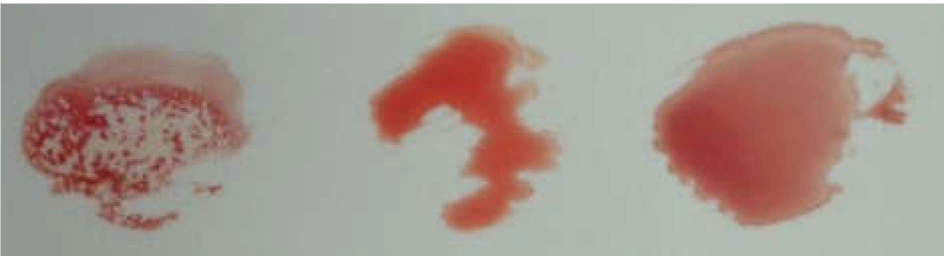
#> input picture im1.png, 1896 x 520 px (shown at 1/2 size)
$ python crop.py   (older library calls are emulated)
#> lines starting #> are read from the running program, lines starting #| are printed output that depends on the picture; after the words box and inside, x2 and y2 are one past the last pixel; in counts of white or black regions, pixels touching at a corner belong together
import cv2
import numpy as np
import matplotlib.pyplot as pyplot

# reading the image
image = cv2.imread("im1.png")
#> image is the input picture: shape (520, 1896, 3); mean B, G, R 144.6, 152.5, 167.9
imb = cv2.resize(image, (960, 340))
imb1 = cv2.resize(image, (960, 340))
imb = cv2.cvtColor(imb, cv2.COLOR_RGB2GRAY)
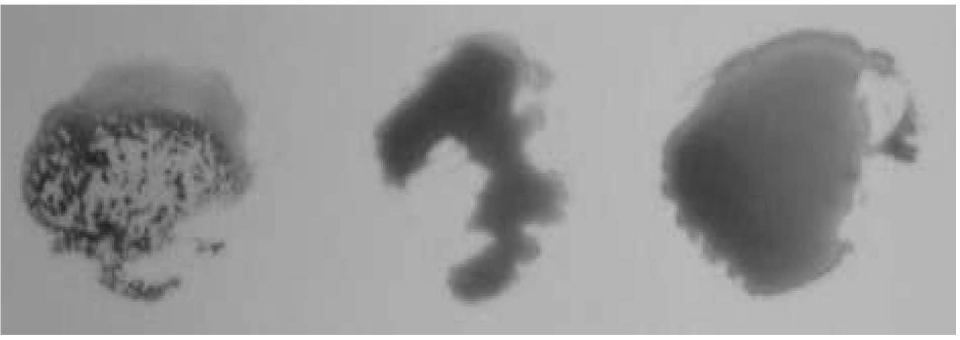
#> imb: shape (340, 960); min 29, max 255, mean 151.9
cv2.imshow("rey", imb)
cv2.waitKey(0)
ret, imb = cv2.threshold(imb, 127, 255, cv2.THRESH_BINARY)
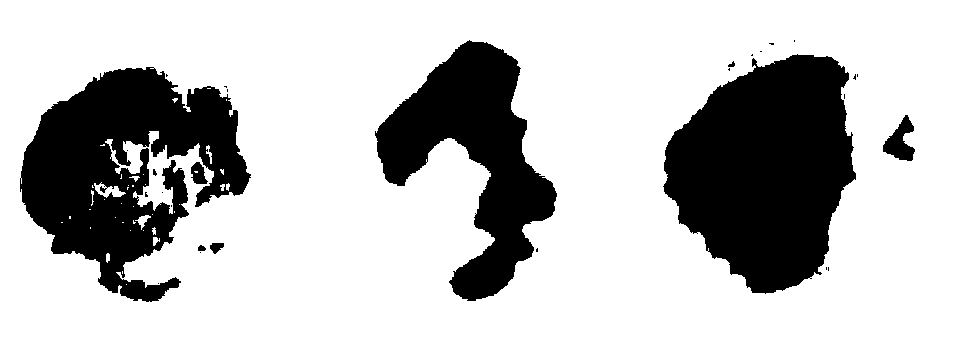
#> imb: shape (340, 960); 74.5% white; 29 black regions (21 under 20 px), largest, box (x1, y1, x2, y2) and area: (663, 54, 856, 294) 32331, (20, 67, 251, 302) 29065, (375, 40, 557, 301) 20537
cv2.imshow("hi", imb)
cv2.waitKey(0)

kernel = np.ones((15, 15), np.uint8)
erosion = cv2.erode(imb, kernel, iterations=1)
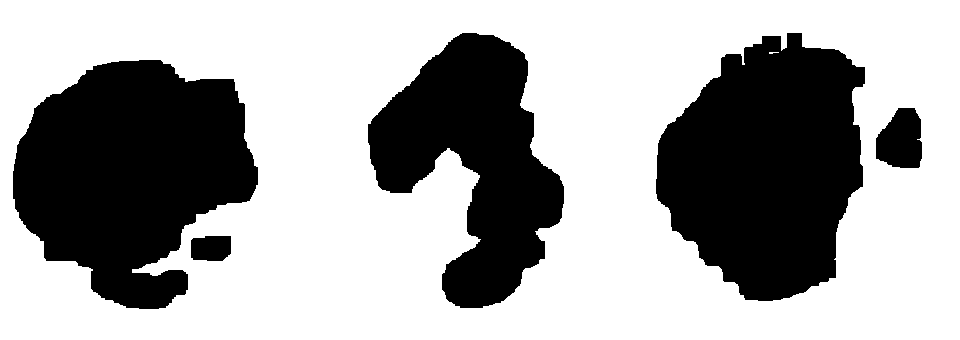
#> erosion: shape (340, 960); 65.2% white; 5 black regions, box (x1, y1, x2, y2) and area: (13, 60, 258, 309) 41292, (656, 33, 865, 301) 40314, (368, 33, 564, 308) 28871, (876, 108, 922, 168) 2190, (191, 236, 231, 261) 916
cv2.imshow('erosion', erosion)
cv2.waitKey(0)
cv2.destroyAllWindows()
# DIALATION OF IMAGE AND MORPHOLOGICAL OPENING
dilation = cv2.dilate(erosion, kernel, iterations=2)
#> dilation: shape (340, 960); 79.5% white; 5 black regions, box (x1, y1, x2, y2) and area: (671, 62, 846, 286) 27007, (28, 75, 240, 284) 26504, (384, 49, 548, 292) 13338, (128, 287, 155, 294) 83, (894, 137, 903, 151) 55
cv2.imshow('dilation', dilation)
#cv2.waitKey(0)
cv2.destroyAllWindows()
edged = cv2.Canny(dilation, 10, 250)
#> edged: shape (340, 960); 0.7% white in thin lines or dots, all inside (x1, y1, x2, y2) = (27, 48, 904, 294)
cv2.imshow("Edges", edged)
#cv2.waitKey(0)
# applying closing function
kernel = cv2.getStructuringElement(cv2.MORPH_RECT, (15, 15))
closed = cv2.morphologyEx(edged, cv2.MORPH_CLOSE, kernel)
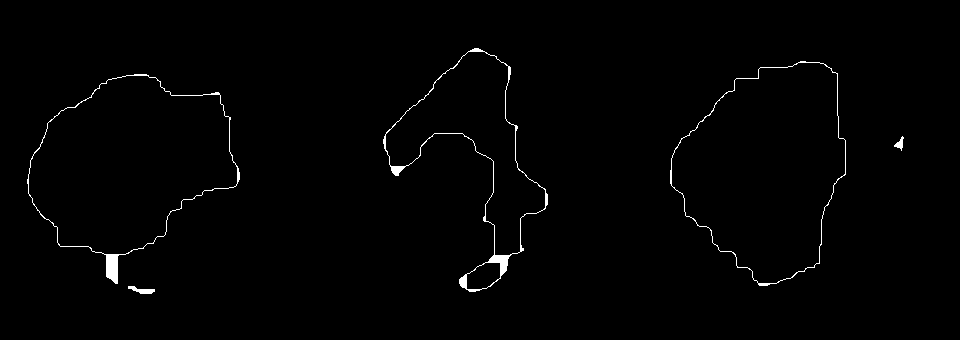
#> closed: shape (340, 960); 0.98% white; 5 white regions
cv2.imshow("Closed", closed)
cv2.waitKey(0)
cv2.destroyAllWindows()

# finding_contours
count=0
index=0
(_,cnts,_) = cv2.findContours(closed.copy(), cv2.RETR_EXTERNAL, cv2.CHAIN_APPROX_NONE)
#> cnts = 5 contours; box (x1, y1, x2, y2) and area: (670, 61, 846, 286) 27008, (27, 74, 240, 284) 26508, (383, 48, 548, 292) 13350, (128, 286, 155, 294) 85, (894, 136, 904, 151) 48
s_no=np.zeros((4))
o_cnts_x=np.zeros((3))
cnts_x=np.zeros((3))
o_cnts=np.zeros((3,4))
contours = sorted(cnts, key=cv2.contourArea, reverse=True)
#> contours has the same summary as cnts
for c in contours :
    if count < 3:
        x, y, w, h = cv2.boundingRect(c)
        cnts_x[count]=x
    count = count + 1
#> this loop made 5 passes
#> (x, y, w, h) on passes 1 to 3: (670, 61, 176, 225), (27, 74, 213, 210), (383, 48, 165, 244)
#> after the loop, cnts_x = [670, 27, 383]; count = 5

o_cnts_x=sorted(cnts_x)
#> o_cnts_x = [27, 383, 670]
count=0

for c in contours :
    if count < 3:
        x, y, w, h = cv2.boundingRect(c)
        if o_cnts_x[0]==x:
            o_cnts[0]=cv2.boundingRect(c)
            s1 = imb1[y - 5:y + h + 5, x - 15:x + w + 5]
    count=count+1
#> this loop made 5 passes
#> pass 2, `s1 = imb1[y - 5:y + h + 5, x - 15:x + w + 5]`:
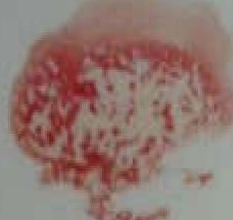
#> s1: shape (220, 233, 3); mean B, G, R 111.5, 118.3, 144.4
#> after the loop, count = 5; o_cnts = [[27, 74, 213, 210], [0, 0, 0, 0], [0, 0, 0, 0]]
count=0
for c in contours:
    if count < 3:
        x, y, w, h = cv2.boundingRect(c)
        x, y, w, h = cv2.boundingRect(c)
        if o_cnts_x[1] == x:
            o_cnts[1] = cv2.boundingRect(c)
            s2 = imb1[y - 5:y + h + 5, x - 15:x + w + 5]
    count = count + 1
#> this loop made 5 passes
#> pass 3, `s2 = imb1[y - 5:y + h + 5, x - 15:x + w + 5]`:
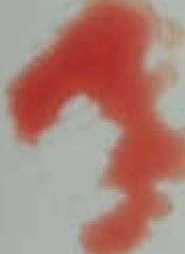
#> s2: shape (254, 185, 3); mean B, G, R 118.9, 130.4, 171.7
#> after the loop, count = 5; o_cnts = [[27, 74, 213, 210], [383, 48, 165, 244], [0, 0, 0, 0]]
count=0
for c in contours:
    if count < 3:
        x, y, w, h = cv2.boundingRect(c)
        if o_cnts_x[2] == x:
            o_cnts[2] = cv2.boundingRect(c)
            s3 = imb1[y - 5:y + h + 5, x - 15:x + w + 5]
    count = count + 1
#> this loop made 5 passes
#> pass 1, `s3 = imb1[y - 5:y + h + 5, x - 15:x + w + 5]`:
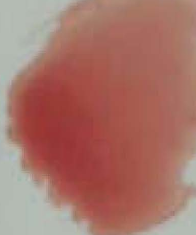
#> s3: shape (235, 196, 3); mean B, G, R 105.1, 115.1, 167.6
#> after the loop, count = 5; o_cnts = [[27, 74, 213, 210], [383, 48, 165, 244], [670, 61, 176, 225]]

print("ordered cnts")
print(o_cnts)
#| [[ 27.  74. 213. 210.]
#|  [383.  48. 165. 244.]
#|  [670.  61. 176. 225.]]

#cv2.rectangle(dilation, (x - 15, y - 5), (x + w + 5, y + h + 5), (0, 255, 0), 2)
cv2.imshow('s1', s1)
cv2.imshow('s2', s2)
cv2.imshow('s3', s3)
cv2.waitKey(0)
cv2.waitKey(0)
'''''
for c in contours:
    count=count+1
    if count<4 :
        index = 0
        for main_c in cnts :
            #print(cv2.boundingRect(c),cv2.boundingRect(main_c))
            if cv2.boundingRect(c)==cv2.boundingRect(main_c) :
                s_no[count]=index
                print(cv2.boundingRect(c), cv2.boundingRect(main_c))
            index = index + 1
print(s_no)
s_no=sorted(s_no)
index_cnts=0
for c in cnts:
    if (s_no[1]) == index_cnts :
        x, y, w, h = cv2.boundingRect(c)
        cv2.rectangle(dilation, (x - 15, y - 5), (x + w + 5, y + h + 5), (0, 255, 0), 2)
        s = imb1[y - 5:y + h + 5, x - 15:x + w + 5]
        filename = "s1.jpg"
        cv2.imwrite(filename, s)
        cv2.imshow("Output", s)
        cv2.waitKey(0)
        index_cnts = index_cnts + 1

index_cnts=0
for c in cnts:
    if (s_no[2]) == index_cnts :
        x, y, w, h = cv2.boundingRect(c)
        cv2.rectangle(dilation, (x - 15, y - 5), (x + w + 5, y + h + 5), (0, 255, 0), 2)
        s = imb1[y - 5:y + h + 5, x - 15:x + w + 5]
        filename = "s2.jpg"
        cv2.imwrite(filename, s)
        cv2.imshow("Output", s)
        cv2.waitKey(0)
    index_cnts = index_cnts + 1
'''


'''''
        cv2.rectangle(dilation, (x-15 , y-5), (x + w+5, y + h+5), (0, 255, 0), 2)
        s = imb1[y-5:y+h+5, x-15:x+w+5]
        filename = "s%d.jpg" %count
        print(filename)
        cv2.imwrite(filename,s)
        cv2.imshow("Output", s)
        cv2.waitKey(0)
'''''
#print(s_no)
#cv2.imshow("Output", dilation)
#cv2.waitKey(0)
'''''
_,contours,_ = cv2.findContours(closed,cv2.RETR_LIST,cv2.CHAIN_APPROX_SIMPLE)
areas = [cv2.contourArea(c) for c in contours]
max_index = np.argmax(areas)
cnt=contours[max_index]
x,y,w,h = cv2.boundingRect(cnt)
cv2.rectangle(imb1,(x,y),(x+w,y+h),(0,255,0),2)
cv2.imshow("Show",imb1)
cv2.imwrite("imaes/img5_rect.jpg", imb1 )

contours,hierarchy = cv2.findContours(closed,cv2.RETR_EXTERNAL,cv2.CHAIN_APPROX_SIMPLE)
cnt = contours[0]
x,y,w,h = cv2.boundingRect(cnt)

crop = imb1[y:y+h,x:x+w]
cv2.imwrite('sofwinres.png',crop)
'''
cv2.waitKey(0)

$ run again, with im2.png copied over im1.png
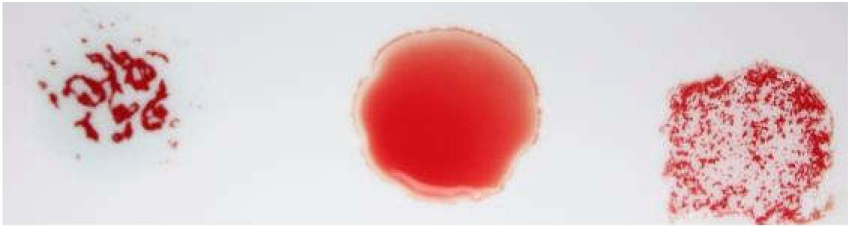
#> input picture im2.png, 1695 x 453 px (shown at 1/2 size)
#> image is the input picture: shape (453, 1695, 3); mean B, G, R 195.1, 192.9, 222.1
#> `ret, imb = cv2.threshold(imb, 127, 255, cv2.THRESH_BINARY)`:
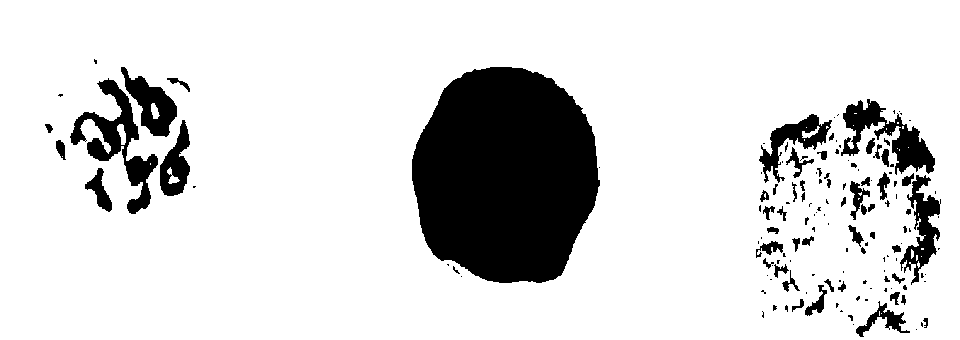
#> imb: shape (340, 960); 84.9% white; 145 black regions (87 under 20 px), largest, box (x1, y1, x2, y2) and area: (412, 67, 600, 283) 32052, (70, 78, 158, 214) 3292, (841, 99, 935, 175) 2660
#> erosion: shape (340, 960); 71.2% white; 4 black regions, box (x1, y1, x2, y2) and area: (405, 60, 607, 290) 38177, (749, 92, 948, 340) 37935, (38, 52, 203, 221) 17457, (51, 87, 70, 104) 318
#> dilation: shape (340, 960); 87.5% white; 8 black regions (2 under 20 px), largest, box (x1, y1, x2, y2) and area: (419, 74, 593, 275) 26831, (768, 108, 933, 323) 9214, (80, 83, 183, 202) 4171, (765, 244, 784, 273) 344, (793, 286, 832, 306) 261, (773, 209, 779, 214) 28
#> edged: shape (340, 960); 0.7% white in thin lines or dots, all inside (x1, y1, x2, y2) = (80, 73, 933, 323)
#> closed: shape (340, 960); 1.3% white; 8 white regions (1 under 20 px)
#> cnts = 8 contours, 2 with area under 20; largest, box (x1, y1, x2, y2) and area: (418, 73, 593, 275) 26839, (767, 107, 933, 323) 9220, (80, 82, 183, 202) 4184, (764, 243, 784, 273) 339, (792, 285, 832, 306) 263, (772, 208, 779, 214) 26
#> contours has the same summary as cnts
#> the loop `for c in contours :` made 8 passes
#> after the loop `for c in contours :`: cnts_x = [418, 767, 80]; count = 8
#> o_cnts_x = [80, 418, 767]
#> after the loop `for c in contours :`: count = 8; o_cnts = [[80, 82, 103, 120], [0, 0, 0, 0], [0, 0, 0, 0]]
#> the loop `for c in contours:` made 8 passes
#> after the loop `for c in contours:`: count = 8; o_cnts = [[80, 82, 103, 120], [418, 73, 175, 202], [0, 0, 0, 0]]
#> the loop `for c in contours:` made 8 passes
#> pass 2, `s3 = imb1[y - 5:y + h + 5, x - 15:x + w + 5]`:
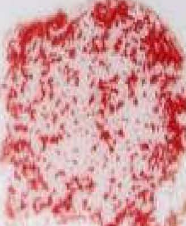
#> s3: shape (226, 186, 3); mean B, G, R 155.5, 153.4, 212.3
#> after the loop `for c in contours:`: count = 8; o_cnts = [[80, 82, 103, 120], [418, 73, 175, 202], [767, 107, 166, 216]]
#| [[ 80.  82. 103. 120.]
#|  [418.  73. 175. 202.]
#|  [767. 107. 166. 216.]]

$ run again, with im3.png copied over im1.png
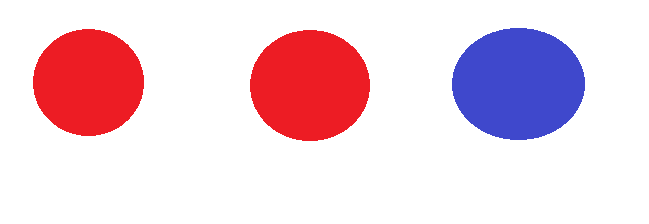
#> input picture im3.png, 649 x 224 px
#> image is the input picture: shape (224, 649, 3); mean B, G, R 221.1, 209.4, 237.1
#> erosion: shape (340, 960); 73.9% white; 3 black regions, box (x1, y1, x2, y2) and area: (662, 36, 872, 219) 31195, (363, 39, 554, 221) 28412, (42, 37, 220, 213) 25578
#> dilation: shape (340, 960); 82.8% white; 3 black regions, box (x1, y1, x2, y2) and area: (676, 50, 858, 205) 20975, (377, 53, 540, 207) 18752, (56, 51, 206, 199) 16450
#> `edged = cv2.Canny(dilation, 10, 250)`:
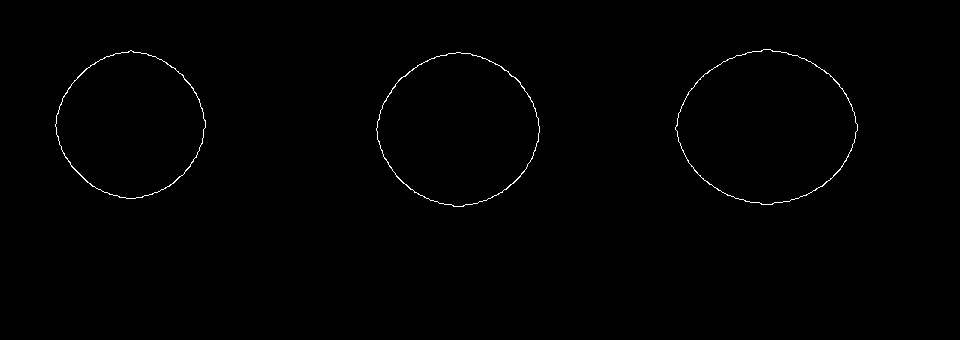
#> edged: shape (340, 960); 0.48% white in thin lines or dots, all inside (x1, y1, x2, y2) = (55, 49, 858, 207)
#> cnts = 3 contours; box (x1, y1, x2, y2) and area: (675, 49, 858, 205) 21006, (376, 52, 540, 207) 18792, (55, 50, 206, 199) 16490
#> contours has the same summary as cnts
#> the loop `for c in contours :` made 3 passes
#> after the loop `for c in contours :`: cnts_x = [675, 376, 55]; count = 3
#> o_cnts_x = [55, 376, 675]
#> after the loop `for c in contours :`: count = 3; o_cnts = [[55, 50, 151, 149], [0, 0, 0, 0], [0, 0, 0, 0]]
#> the loop `for c in contours:` made 3 passes
#> after the loop `for c in contours:`: count = 3; o_cnts = [[55, 50, 151, 149], [376, 52, 164, 155], [0, 0, 0, 0]]
#> the loop `for c in contours:` made 3 passes
#> pass 1, `s3 = imb1[y - 5:y + h + 5, x - 15:x + w + 5]`:
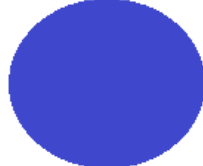
#> s3: shape (166, 203, 3); mean B, G, R 215.5, 113.3, 106.3
#> after the loop `for c in contours:`: count = 3; o_cnts = [[55, 50, 151, 149], [376, 52, 164, 155], [675, 49, 183, 156]]
#| [[ 55.  50. 151. 149.]
#|  [376.  52. 164. 155.]
#|  [675.  49. 183. 156.]]

$ run again, with im4.png copied over im1.png
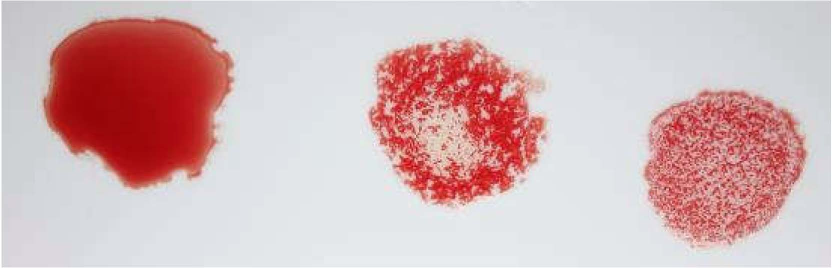
#> input picture im4.png, 1664 x 536 px (shown at 1/2 size)
#> image is the input picture: shape (536, 1664, 3); mean B, G, R 183.5, 181.5, 212.1
#> erosion: shape (340, 960); 67.1% white; 3 black regions, box (x1, y1, x2, y2) and area: (44, 17, 274, 246) 41223, (421, 48, 633, 264) 34806, (739, 110, 936, 316) 31462
#> dilation: shape (340, 960); 78.5% white; 3 black regions, box (x1, y1, x2, y2) and area: (59, 31, 258, 228) 28793, (755, 124, 920, 295) 20852, (436, 64, 617, 246) 20547
#> edged: shape (340, 960); 0.64% white in thin lines or dots, all inside (x1, y1, x2, y2) = (58, 30, 920, 295)
#> cnts = 3 contours; box (x1, y1, x2, y2) and area: (58, 30, 258, 228) 28816, (436, 63, 617, 246) 23449, (754, 123, 920, 295) 20872
#> contours has the same summary as cnts
#> the loop `for c in contours :` made 3 passes
#> after the loop `for c in contours :`: cnts_x = [58, 436, 754]; count = 3
#> o_cnts_x = [58, 436, 754]
#> after the loop `for c in contours :`: count = 3; o_cnts = [[58, 30, 200, 198], [0, 0, 0, 0], [0, 0, 0, 0]]
#> the loop `for c in contours:` made 3 passes
#> after the loop `for c in contours:`: count = 3; o_cnts = [[58, 30, 200, 198], [436, 63, 181, 183], [0, 0, 0, 0]]
#> the loop `for c in contours:` made 3 passes
#> pass 3, `s3 = imb1[y - 5:y + h + 5, x - 15:x + w + 5]`:
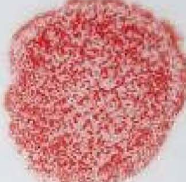
#> s3: shape (182, 186, 3); mean B, G, R 137.8, 137.7, 205.6
#> after the loop `for c in contours:`: count = 3; o_cnts = [[58, 30, 200, 198], [436, 63, 181, 183], [754, 123, 166, 172]]
#| [[ 58.  30. 200. 198.]
#|  [436.  63. 181. 183.]
#|  [754. 123. 166. 172.]]
